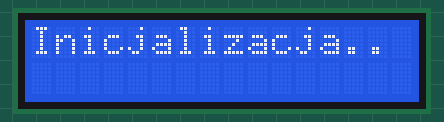
Recording of a sketch running on a simulated Arduino Uno, built with avr-gcc and run on an emulated ATmega328P. Parts: 16×2 character LCD. WiFi joins after 1.5 s; servers stay silent unless stated; what the sketch prints to the serial monitor is not drawn.

Above: at 0.1 s.
At 1.4 s:
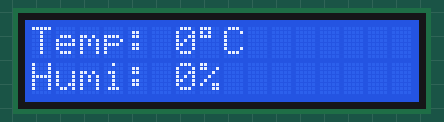

The sketch:

dht11_module.ino
```cpp
/*
 * dht11_module.ino
 *
 * Author: Damian Dudek
 *
*/

#define HTTP_REQUEST_FILE "req.php"

//===================================================================
// config: DHT11 Humidity & Temperature Sensor
//-------------------------------------------------------------------

#include <dht11.h>  // dht11 library

#define DHT_PIN 7  // data pin in dht11
DHT11 dht11(DHT_PIN);

#define DHT11_TIME_BETWEEN_READINGS 5000  // ms; time between readings

unsigned long dhtTimer;  // timer for dht11

// end config: DHT11 Humidity & Temperature Sensor
//===================================================================


//===================================================================
// config: LCD i2c converter
//-------------------------------------------------------------------

#include <Wire.h>
#include <LiquidCrystal_I2C.h>

#define BACKLIGHT_PIN 3
LiquidCrystal_I2C lcd(0x27, 2, 1, 0, 4, 5, 6, 7);

// end config: LCD i2c converter
//===================================================================


//===================================================================
// config: ETHERNET
//-------------------------------------------------------------------

#include <SPI.h>
#include <Ethernet.h>

// MAC address for controller
// Ethernet shields have a MAC address printed on a sticker on the shield
byte mac[] = { 0xDE, 0xAD, 0xBE, 0xEF, 0xFE, 0xED };

// Static IP address of the server
IPAddress serverIP(192, 168, 1, 1);  // IP addres of server (no DNS)
//char server[] = "www.serveraddress.com";    // DNS

// DNS services address
IPAddress dnsAddress(192, 168, 1, 1);

// Gateway (comupter or router address)
IPAddress gateway(192, 168, 1, 1);

// Subnet
IPAddress subnet(255, 255, 255, 0);

// Static IP address of the microcontroller (to use if the DHCP fails to assign)
IPAddress ip(192, 168, 1, 10);

EthernetClient client;

// end config: ETHERNET
//===================================================================

void setup(){
  Serial.begin(9600);

  while (!Serial) {
    ; // wait for serial port to connect. Needed for Arduino Leonardo only
  }

  Serial.println("Program START");
//-------------------------------------------------------------------

  // LCD i2C
  lcd.begin(16, 2);
  lcd.setBacklightPin(BACKLIGHT_PIN, POSITIVE);
  lcd.setBacklight(HIGH);
  lcd.clear();
  lcd.home();
  lcd.print("Inicjalizacja..");

//-------------------------------------------------------------------

  dhtTimer = -5000;  // assign value

//-------------------------------------------------------------------

  Ethernet.begin(mac, ip, dnsAddress, gateway, subnet);

  // give the ethernet module time to boot up:
  delay(1000);

  // print the Ethernet board/shield's IP address:
  Serial.print("My IP address: ");
  Serial.println(Ethernet.localIP());
}
// end setup();
//===================================================================


// makes a HTTP connection to the server:
// rl, file, params, interval in ms
void httpRequest(String url, String file, String params) {

  // if there's a successful connection:
  if (client.connect(serverIP, 80)) {

    Serial.println("Connected");

    // send the HTTP GET request:
    client.print("GET ");
    client.print(url);
    client.print(file);
    client.print(params);
    client.println(" HTTP/1.1");
    client.println("Host: www.arduino.cc");
    client.println("User-Agent: arduino-ethernet");
    client.println("Connection: close");
    client.println();
  }
  else {
    // if you couldn't make a connection:
    Serial.println("Connection failed");
    Serial.println("Disconnecting");
    client.stop();
  }
}
// end httpRequest();
//===================================================================

char buffer[60];  // buffor for the request data
int8_t errorCode;


int8_t dht11read(){
  if (millis() > dhtTimer + DHT11_TIME_BETWEEN_READINGS){
    dhtTimer = millis();

    if((errorCode = dht11.measure()) == 0){
      // prepare data to send
      sprintf(buffer, "?humidity=%d&temperature=%d", (int)dht11.humidity, (int)dht11.temperature);

      httpRequest("/", HTTP_REQUEST_FILE, buffer);
      Serial.println("Readings sent to server");
      Serial.println("Disconnecting");
      client.stop();

      Serial.print("temperature:");
      Serial.print(dht11.temperature);
      Serial.print("C");
      Serial.print(" humidity:");
      Serial.print(dht11.humidity);
      Serial.println("%");
      return true;
    }
    else{
      Serial.println();
      Serial.print("Error Code:");
      Serial.print(errorCode);
      Serial.println();
    }
  }
  return false;
}
// end dht11read();
//===================================================================

void sendToLCD(){
    // display humidity and temperature on the LCD
    lcd.clear();
    lcd.print("Temp: ");
    lcd.print(dht11.temperature);
    lcd.print((char)223);
    lcd.print("C");
    lcd.setCursor(0, 1);
    lcd.print ("Humi: ");
    lcd.print (dht11.humidity);
    lcd.print("%");
}
// end sendToLCD();
//===================================================================

void loop(){
  if(dht11read())
    sendToLCD();
}
// end loop();
```
